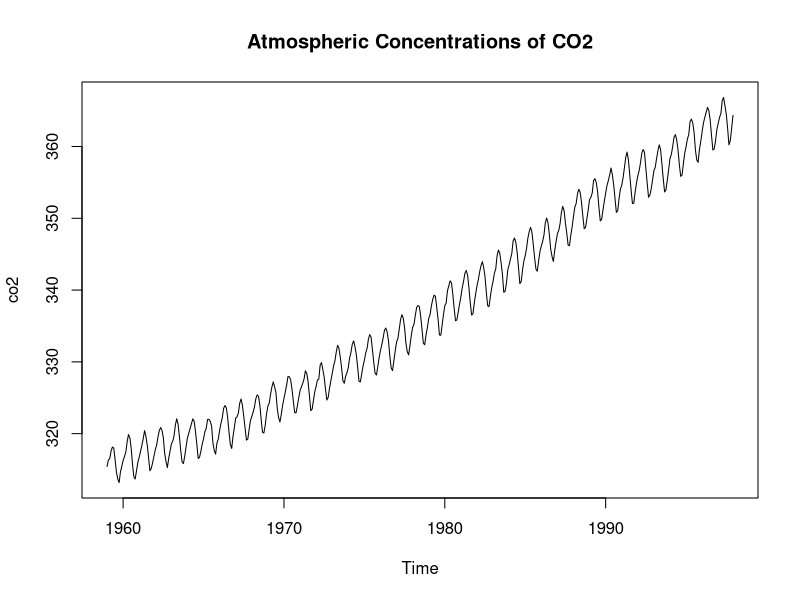
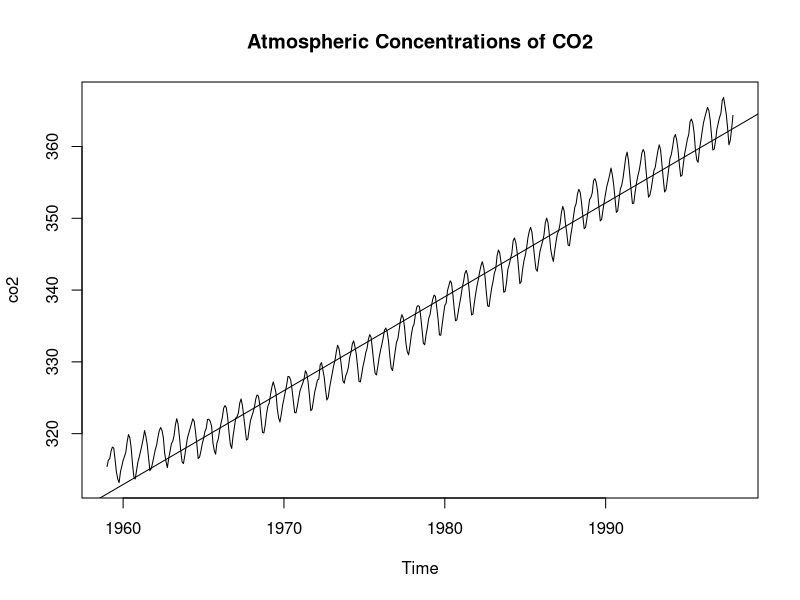
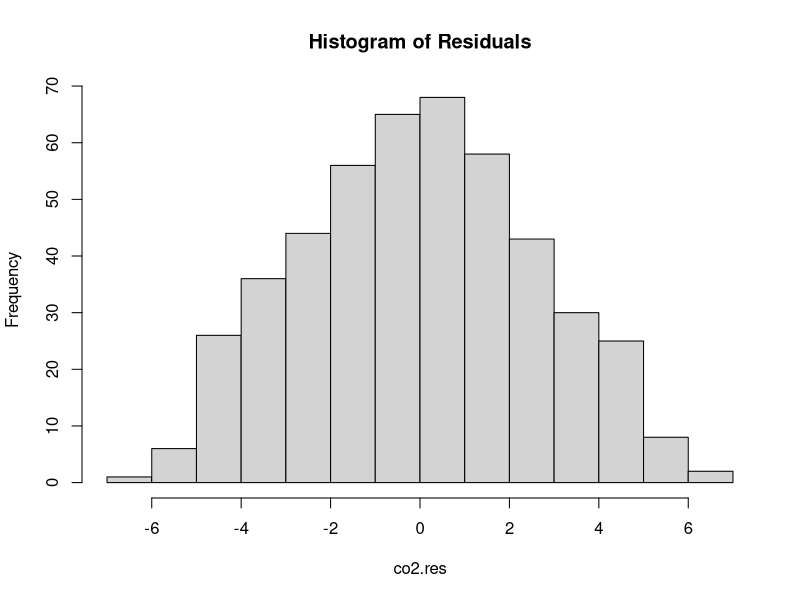
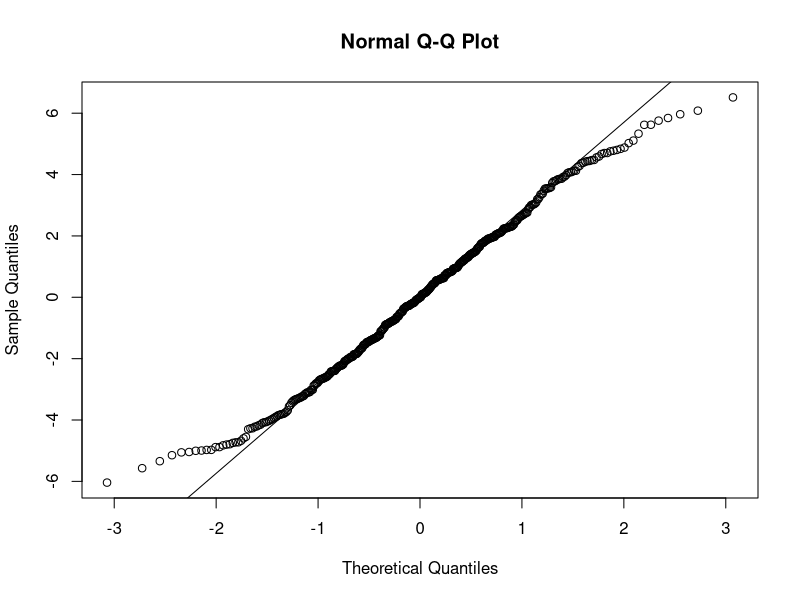
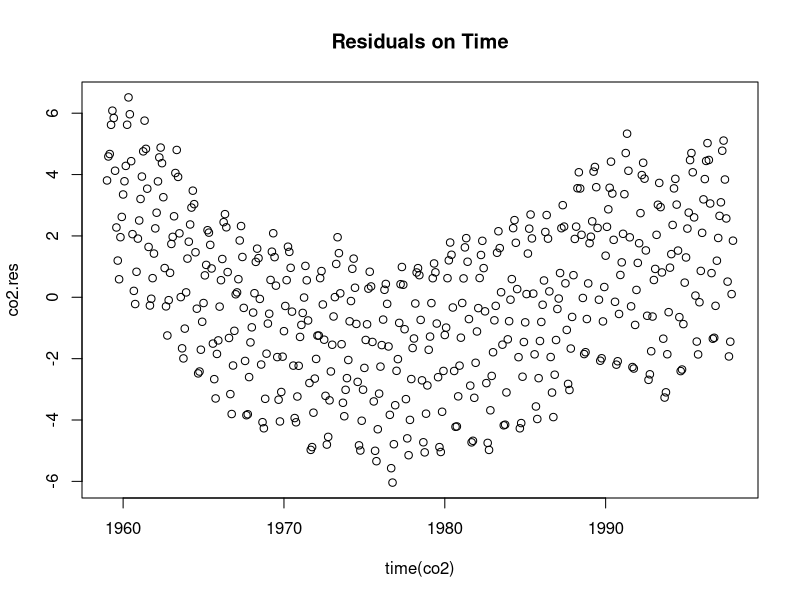
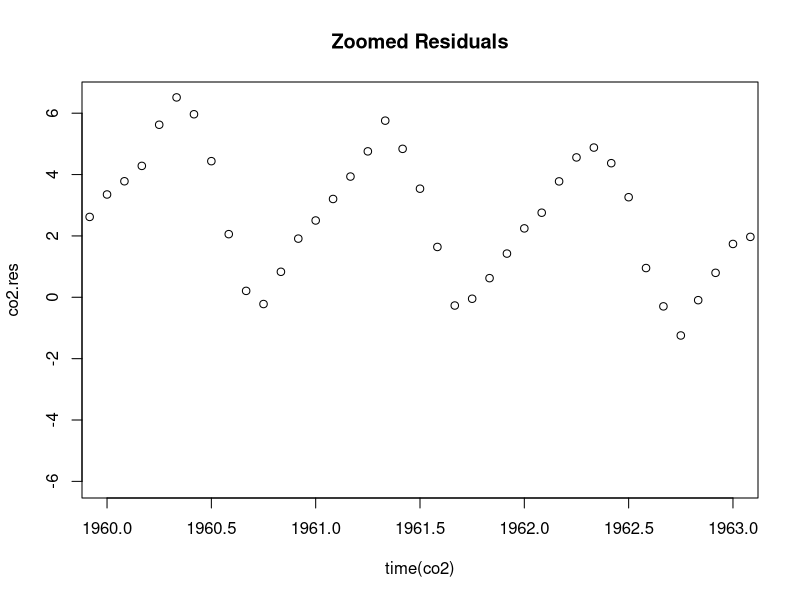

The R script that drew these images, in order:
## ---- chunk 1
help(co2)
## ---- chunk 2
plot(co2, main='Atmospheric Concentrations of CO2')
## ---- chunk 3
co2.lm = lm(co2 ~ time(co2))
print(co2.lm)
## ---- chunk 4
plot(co2, main='Atmospheric Concentrations of CO2')
abline(co2.lm)
## ---- chunk 5
co2.res = resid(co2.lm)
hist(co2.res, main='Histogram of Residuals')
## ---- chunk 6
qqnorm(co2.res)
qqline(co2.res)
## ---- chunk 7
plot(co2.res ~ time(co2), main='Residuals on Time')
## ---- chunk 8
plot(co2.res ~ time(co2), xlim=c(1960, 1963), main='Zoomed Residuals')
